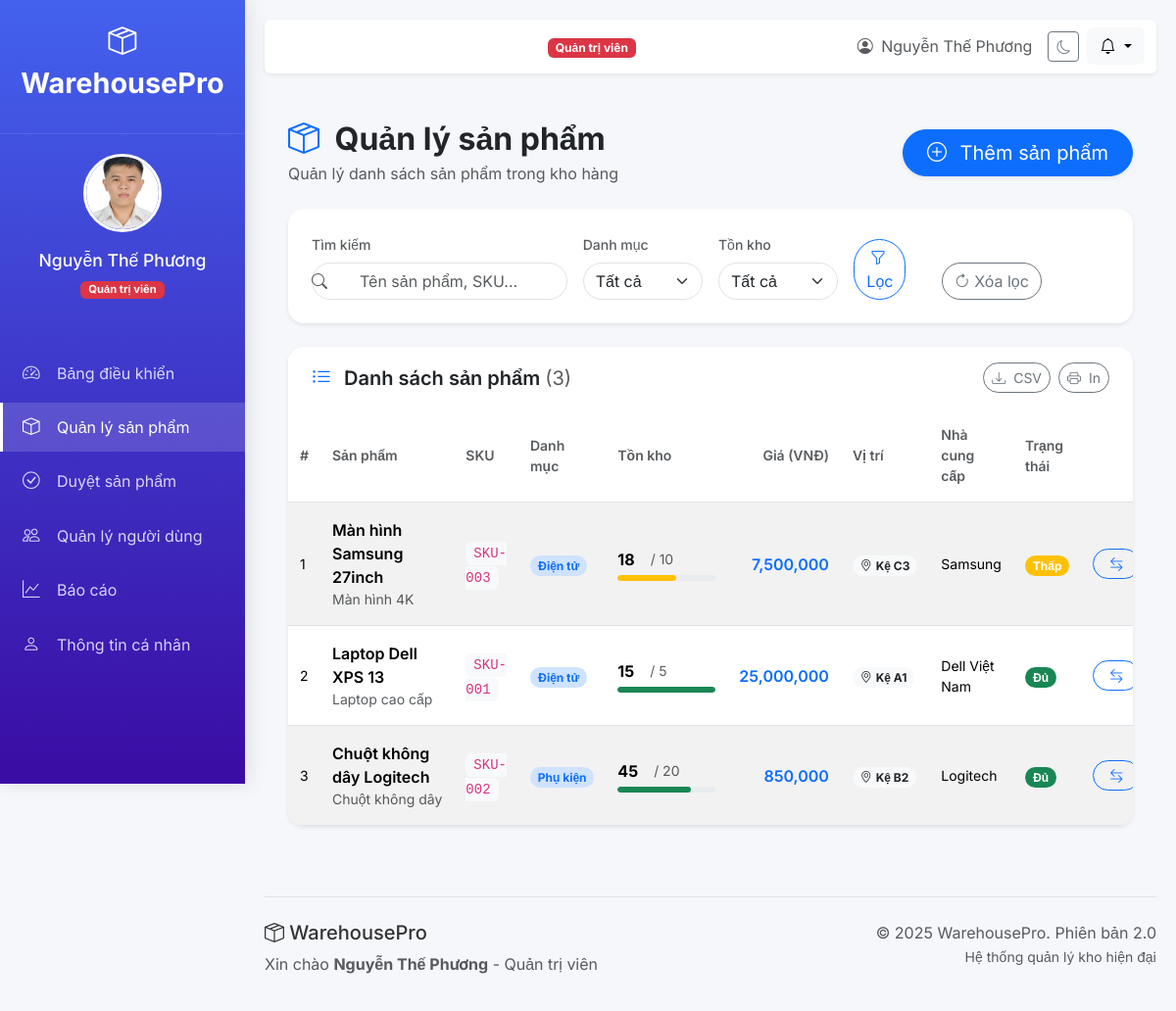
Before: /products (signed in) with the older database file.
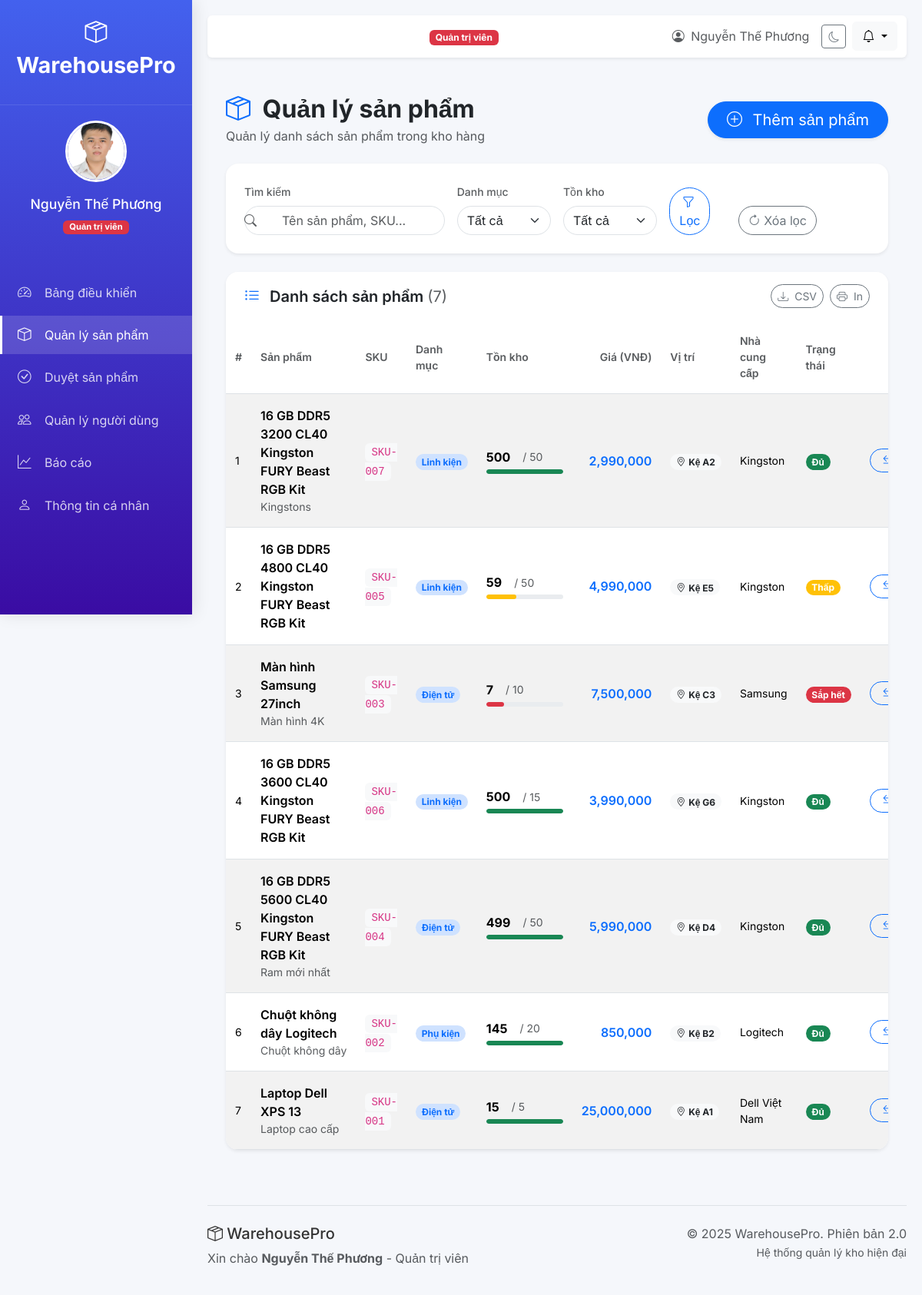
After: the same page with the newer database file.
### tables this page shows
CREATE TABLE products (
            id INTEGER PRIMARY KEY AUTOINCREMENT,
            name TEXT NOT NULL,
            category TEXT NOT NULL,
            sku TEXT UNIQUE,
            stock INTEGER DEFAULT 0,
            min_stock INTEGER DEFAULT 5,
            price DECIMAL(10,2),
            supplier TEXT,
            supplier_country TEXT,
            manufacturer TEXT,
            distributor TEXT,
            location TEXT,
            description TEXT,
            image_url TEXT,
            status TEXT DEFAULT 'pending', -- pending/approved/rejected
            added_by INTEGER,
            approved_by INTEGER,
            last_updated TIMESTAMP DEFAULT CURRENT_TIMESTAMP,
            FOREIGN KEY (added_by) REFERENCES users (id),
            FOREIGN KEY (approved_by) REFERENCES users (id)
        );

### main.py (the view)
@app.get("/products", response_class=HTMLResponse)
async def products_page(request: Request):
    user = get_current_user(request)
    if not user:
        return RedirectResponse("/login", status_code=302)
    conn = get_db_connection()
    cursor = conn.cursor()
    search = request.query_params.get('search', '')
    category = request.query_params.get('category', '')
    min_stock_filter = request.query_params.get('min_stock', '')
    if user["role"] == "staff":
        query = '''
            SELECT p.*, u.full_name as added_by_name, u2.full_name as approved_by_name
            FROM products p
            LEFT JOIN users u ON p.added_by = u.id
            LEFT JOIN users u2 ON p.approved_by = u2.id
            WHERE (p.status = 'approved' OR p.added_by = ?)
        '''
        params = [user["id"]]
    else:
        query = '''
            SELECT p.*, u.full_name as added_by_name, u2.full_name as approved_by_name
            FROM products p
            LEFT JOIN users u ON p.added_by = u.id
            LEFT JOIN users u2 ON p.approved_by = u2.id
            WHERE 1=1
        '''
        params = []
    if search:
        query += " AND (p.name LIKE ? OR p.sku LIKE ? OR p.description LIKE ? OR p.supplier LIKE ?)"
        params.extend([f"%{search}%", f"%{search}%", f"%{search}%", f"%{search}%"])
    if category:
        query += " AND p.category = ?"
        params.append(category)
    if min_stock_filter:
        if min_stock_filter == '5':
            query += " AND p.stock <= 5"
        elif min_stock_filter == '10':
            query += " AND p.stock <= 10"
    query += " ORDER BY p.last_updated DESC"
    cursor.execute(query, params)
    products = [dict(row) for row in cursor.fetchall()]
    cursor.execute("SELECT DISTINCT category FROM products ORDER BY category")
    categories = [{"category": row[0]} for row in cursor.fetchall()]
    conn.close()
    return templates.TemplateResponse(
        "products.html",
        {
            "request": request,
            "title": "Quản lý sản phẩm",
            "user": user,
            "products": products,
            "categories": categories,
            "search": search,
            "selected_category": category,
            "min_stock": min_stock_filter
        }
    )

### templates/products.html (shortened to what the changed rows need)
{% extends "base.html" %}
{% block content %}
<div class="container-fluid py-4">
    <div class="d-flex justify-content-between align-items-center mb-4">
        <div>
            <h2 class="fw-bold text-dark mb-1">
                <i class="bi bi-box-seam me-2 text-primary"></i> Quản lý sản phẩm
            </h2>
        </div>
    </div>
    <div class="card border-0 shadow-sm rounded-4 overflow-hidden">
        <div class="card-header bg-white border-0 py-3 px-4 d-flex justify-content-between align-items-center">
            <h5 class="mb-0 fw-semibold text-dark">
                <i class="bi bi-list-ul me-2 text-primary"></i>
                Danh sách sản phẩm <span class="text-muted fw-normal">({{ products|length }})</span>
            </h5>
        </div>
        <div class="card-body p-0">
            <div class="table-responsive">
                <table class="table table-hover table-striped mb-0" id="productsTable">
                    <thead class="bg-light">
                        <tr>
                            <th class="text-muted small fw-semibold">#</th>
                            <th class="text-muted small fw-semibold">Sản phẩm</th>
                            <th class="text-muted small fw-semibold">SKU</th>
                            <th class="text-muted small fw-semibold">Danh mục</th>
                            <th class="text-muted small fw-semibold">Tồn kho</th>
                            <th class="text-muted small fw-semibold text-end">Giá (VNĐ)</th>
                            <th class="text-muted small fw-semibold">Vị trí</th>
                            <th class="text-muted small fw-semibold">Nhà cung cấp</th>
                            <th class="text-muted small fw-semibold">Trạng thái</th>
                            <th class="text-muted small fw-semibold text-center">Thao tác</th>
                        </tr>
                    </thead>
                    <tbody>
                        {% for product in products %}
                        <tr class="align-middle">
                            <td class="small">{{ loop.index }}</td>
                            <td>
                                <div class="fw-semibold">{{ product['name'] }}</div>
                                {% if product['description'] %}
                                <div class="text-muted small text-truncate" style="max-width: 200px;">
                                    {{ product['description'][:60] }}{% if product['description']|length > 60 %}...{% endif %}
                                </div>
                                {% endif %}
                            </td>
                            <td><code class="small bg-light px-2 py-1 rounded">{{ product['sku'] }}</code></td>
                            <td>
                                <span class="badge bg-primary-subtle text-primary rounded-pill">{{ product['category'] }}</span>
                            </td>
                            <td>
                                <div class="d-flex align-items-center">
                                    <span class="fw-bold me-3">{{ product['stock'] }}</span>
                                    <small class="text-muted">/ {{ product['min_stock'] }}</small>
                                </div>
                                <div class="progress mt-1" style="height: 6px; width: 100px;">
                                    <div class="progress-bar rounded-pill
                                        {% if product['stock'] <= product['min_stock'] %}bg-danger
                                        {% elif product['stock'] <= product['min_stock'] * 2 %}bg-warning
                                        {% else %}bg-success{% endif %}"
                                         style="width: {{ (product['stock'] / (product['min_stock'] * 3 if product['min_stock'] * 3 > 0 else 1) * 100)|round(0) }}%;">
                                    </div>
                                </div>
                            </td>
                            <td class="text-end fw-semibold text-primary">{{ "{:,.0f}".format(product['price'] or 0) }}</td>
                            <td>
                                <span class="badge bg-light text-dark rounded-pill small">
                                    <i class="bi bi-geo-alt me-1"></i>{{ product['location'] }}
                                </span>
                            </td>
                            <td class="small">{{ product['supplier'] or '-' }}</td>
                            <td>
                                {% if product['status'] == 'pending' %}
                                    <span class="badge bg-warning text-dark rounded-pill">
                                        <i class="bi bi-hourglass-split me-1"></i>Chờ duyệt
                                    </span>
                                {% elif product['status'] == 'rejected' %}
                                    <span class="badge bg-danger rounded-pill">Đã từ chối</span>
                                {% else %}
                                    {% if product['stock'] <= product['min_stock'] %}
                                        <span class="badge bg-danger rounded-pill">Sắp hết</span>
                                    {% elif product['stock'] <= product['min_stock'] * 2 %}
                                        <span class="badge bg-warning rounded-pill">Thấp</span>
                                    {% else %}
                                        <span class="badge bg-success rounded-pill">Đủ</span>
                                    {% endif %}
                                {% endif %}
                            </td>
                            <td>
                                <div class="btn-group btn-group-sm" role="group">
                                    <button type="button" class="btn btn-outline-primary rounded-pill px-3"
                                            data-bs-toggle="modal" data-bs-target="#updateStockModal{{ product['id'] }}"
                                            title="Cập nhật tồn kho">
                                        <i class="bi bi-arrow-left-right"></i>
                                    </button>
                                </div>
                            </td>
                        </tr>
                        {% endfor %}
                    </tbody>
                </table>
            </div>
        </div>
    </div>
</div>
{% endblock %}

Changed rows visible on the page:
added products: name "16 GB DDR5 3200 CL40 Kingston FURY Beast RGB Kit", description "Kingstons", sku "SKU-007", category "Linh kiện", stock "500", min_stock "50", price "2,990,000", location "Kệ A2", supplier "Kingston", status "Đủ"
added products: name "16 GB DDR5 4800 CL40 Kingston FURY Beast RGB Kit", sku "SKU-005", category "Linh kiện", stock "59", min_stock "50", price "4,990,000", location "Kệ E5", supplier "Kingston", status "Thấp"
changed products "Màn hình Samsung 27inch": stock "18" → "7"; stock "Thấp" → "Sắp hết"
added products: name "16 GB DDR5 3600 CL40 Kingston FURY Beast RGB Kit", sku "SKU-006", category "Linh kiện", stock "500", min_stock "15", price "3,990,000", location "Kệ G6", supplier "Kingston", status "Đủ"
added products: name "16 GB DDR5 5600 CL40 Kingston FURY Beast RGB Kit", description "Ram mới nhất", sku "SKU-004", category "Điện tử", stock "499", min_stock "50", price "5,990,000", location "Kệ D4", supplier "Kingston", status "Đủ"
changed products "Chuột không dây Logitech": stock "45" → "145"; moves up the list
Other visible differences:
{{ products|length }}: "3" → "7"
